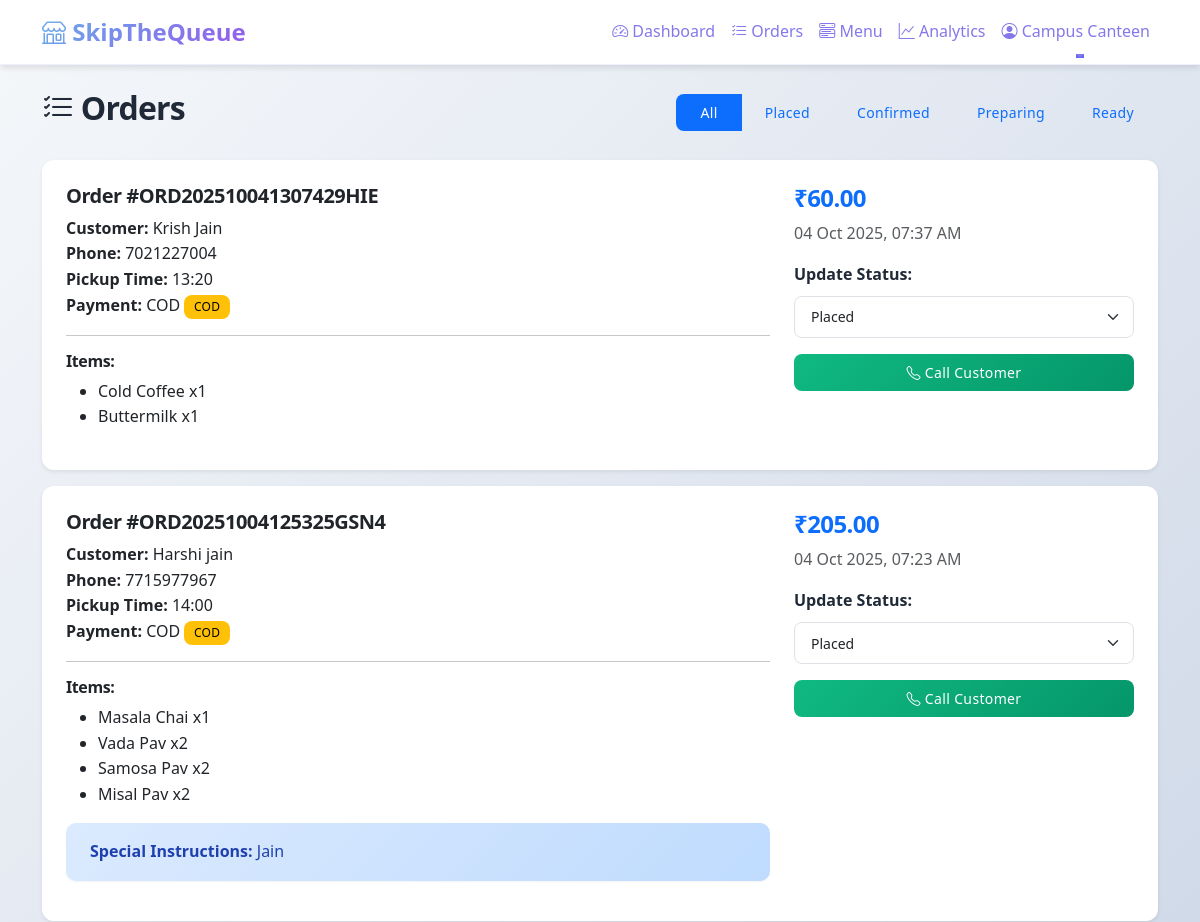
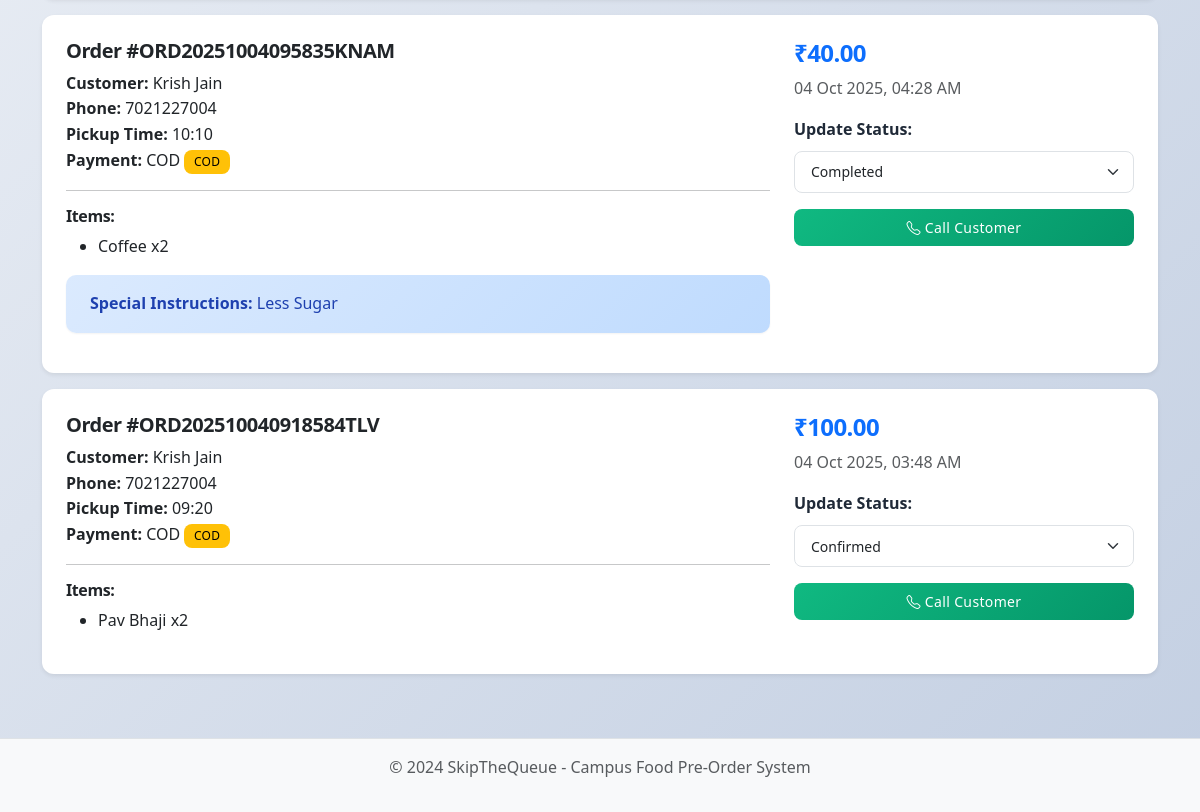
Before: /vendor/orders (signed in) with the older database file (2 pictures, top to bottom).
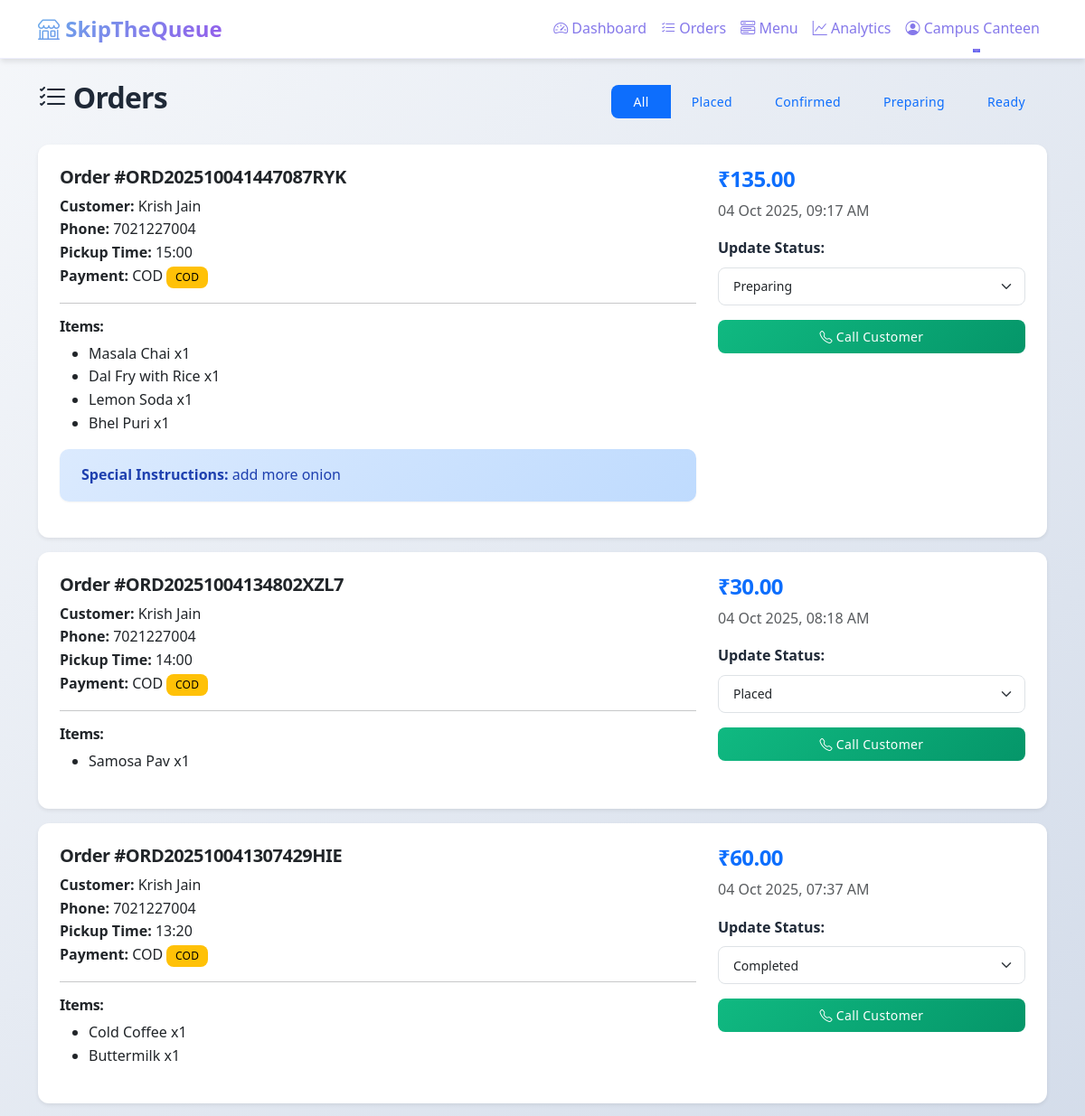
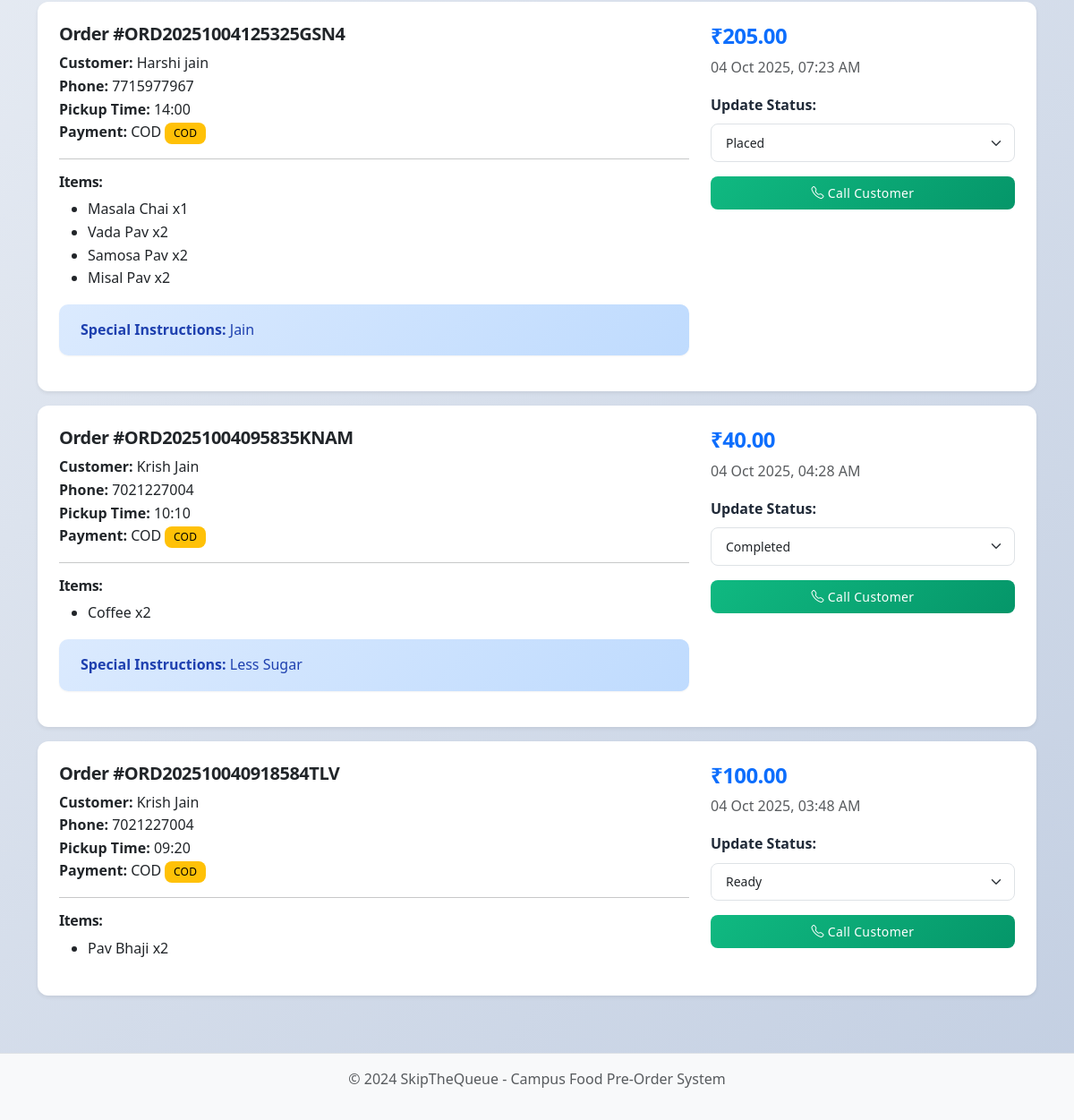
After: the same page with the newer database file (2 pictures, top to bottom).
### models.py (models this page shows, shortened)
class Order(db.Model):
    id = db.Column(db.Integer, primary_key=True)
    order_number = db.Column(db.String(20), unique=True, nullable=False)
    student_id = db.Column(db.Integer, db.ForeignKey('user.id'), nullable=False)
    vendor_id = db.Column(db.Integer, db.ForeignKey('user.id'), nullable=False)
    total_amount = db.Column(db.Float, nullable=False)
    payment_method = db.Column(db.String(20), nullable=False)  # 'online' or 'cod'
    payment_status = db.Column(db.String(20), default='pending')  # 'pending', 'paid', 'failed'
    order_status = db.Column(db.String(30), default='placed')  # 'placed', 'confirmed', 'preparing', 'ready', 'picked_up', 'cancelled'
    pickup_time = db.Column(db.String(10), nullable=False)
    special_instructions = db.Column(db.Text)
    qr_code_path = db.Column(db.String(200))
    razorpay_order_id = db.Column(db.String(100))
    razorpay_payment_id = db.Column(db.String(100))
    created_at = db.Column(db.DateTime, default=datetime.utcnow)
    updated_at = db.Column(db.DateTime, default=datetime.utcnow, onupdate=datetime.utcnow)
    picked_up_at = db.Column(db.DateTime)
    order_items = db.relationship('OrderItem', backref='order', lazy=True, cascade='all, delete-orphan')

class User(UserMixin, db.Model):
    id = db.Column(db.Integer, primary_key=True)
    email = db.Column(db.String(120), unique=True, nullable=False)
    password_hash = db.Column(db.String(255), nullable=False)
    full_name = db.Column(db.String(100), nullable=False)
    phone = db.Column(db.String(15), nullable=False)
    role = db.Column(db.String(20), default='student')  # 'student' or 'vendor'
    slot_config = db.Column(db.Text)  # JSON for vendor slot management
    created_at = db.Column(db.DateTime, default=datetime.utcnow)
    orders = db.relationship('Order', backref='customer', lazy=True, foreign_keys='Order.student_id')
    vendor_orders = db.relationship('Order', backref='vendor_user', lazy=True, foreign_keys='Order.vendor_id')
    menu_items = db.relationship('MenuItem', backref='vendor', lazy=True)

class OrderItem(db.Model):
    id = db.Column(db.Integer, primary_key=True)
    order_id = db.Column(db.Integer, db.ForeignKey('order.id'), nullable=False)
    menu_item_id = db.Column(db.Integer, db.ForeignKey('menu_item.id'), nullable=False)
    quantity = db.Column(db.Integer, nullable=False)
    price = db.Column(db.Float, nullable=False)
    created_at = db.Column(db.DateTime, default=datetime.utcnow)

class MenuItem(db.Model):
    id = db.Column(db.Integer, primary_key=True)
    name = db.Column(db.String(100), nullable=False)
    description = db.Column(db.String(300))
    price = db.Column(db.Float, nullable=False)
    category_id = db.Column(db.Integer, db.ForeignKey('category.id'), nullable=False)
    vendor_id = db.Column(db.Integer, db.ForeignKey('user.id'), nullable=False)
    is_available = db.Column(db.Boolean, default=True)
    stock_threshold = db.Column(db.Integer, default=10)  # Low stock alert threshold
    image_url = db.Column(db.String(200))
    created_at = db.Column(db.DateTime, default=datetime.utcnow)
    order_items = db.relationship('OrderItem', backref='menu_item', lazy=True)

### app.py (the view)
@app.route('/vendor/orders')
@login_required
@role_required('vendor')
def vendor_orders():
    status_filter = request.args.get('status', 'all')
    query = Order.query.filter_by(vendor_id=current_user.id)
    if status_filter != 'all':
        query = query.filter_by(order_status=status_filter)
    orders = query.order_by(Order.created_at.desc()).all()
    return render_template('vendor/orders.html', orders=orders, status_filter=status_filter)

### app.py (called while the page is built)
@login_manager.user_loader
def load_user(user_id):
    return User.query.get(int(user_id))

def role_required(role):
    def decorator(f):
        @wraps(f)
        def decorated_function(*args, **kwargs):
            if not current_user.is_authenticated or current_user.role != role:
                flash('Access denied. You do not have permission to view this page.', 'danger')
                return redirect(url_for('login'))
            return f(*args, **kwargs)
        return decorated_function
    return decorator

### templates/vendor/orders.html (shortened to what the changed rows need)
{% extends "base.html" %}
{% block content %}
<div class="d-flex justify-content-between align-items-center mb-4">
    <h2><i class="bi bi-list-check"></i> Orders</h2>
</div>
{% if orders %}
<div class="row">
    {% for order in orders %}
    <div class="col-12 mb-3">
        <div class="card shadow-sm">
            <div class="card-body">
                <div class="row">
                    <div class="col-md-8">
                        <h5>Order #{{ order.order_number }}</h5>
                        <p class="mb-1">
                            <strong>Customer:</strong> {{ order.customer.full_name }}<br>
                            <strong>Phone:</strong> {{ order.customer.phone }}<br>
                            <strong>Pickup Time:</strong> {{ order.pickup_time }}<br>
                            <strong>Payment:</strong> {{ order.payment_method|upper }}
                            {% if order.payment_status == 'paid' %}
                                <span class="badge bg-success">Paid</span>
                            {% elif order.payment_status == 'cod' %}
                                <span class="badge bg-warning">COD</span>
                            {% endif %}
                        </p>
                        <hr>
                        <h6>Items:</h6>
                        <ul>
                            {% for item in order.order_items %}
                            <li>{{ item.menu_item.name }} x{{ item.quantity }}</li>
                            {% endfor %}
                        </ul>
                        {% if order.special_instructions %}
                        <div class="alert alert-info">
                            <strong>Special Instructions:</strong> {{ order.special_instructions }}
                        </div>
                        {% endif %}
                    </div>
                    <div class="col-md-4">
                        <h4 class="text-primary">₹{{ "%.2f"|format(order.total_amount) }}</h4>
                        <p class="text-muted">{{ order.created_at.strftime('%d %b %Y, %I:%M %p') }}</p>
                        <div class="mb-3">
                            <label class="form-label">Update Status:</label>
                            <select class="form-select form-select-sm" onchange="updateStatus({{ order.id }}, this.value)">
                                <option value="placed" {{ 'selected' if order.order_status == 'placed' else '' }}>Placed</option>
                                <option value="confirmed" {{ 'selected' if order.order_status == 'confirmed' else '' }}>Confirmed</option>
                                <option value="preparing" {{ 'selected' if order.order_status == 'preparing' else '' }}>Preparing</option>
                                <option value="ready" {{ 'selected' if order.order_status == 'ready' else '' }}>Ready</option>
                                <option value="completed" {{ 'selected' if order.order_status == 'completed' else '' }}>Completed</option>
                            </select>
                        </div>
                        <a href="tel:{{ order.customer.phone }}" class="btn btn-sm btn-success w-100">
                            <i class="bi bi-telephone"></i> Call Customer
                        </a>
                    </div>
                </div>
            </div>
        </div>
    </div>
    {% endfor %}
</div>
{% else %}
<div class="text-center py-5">
    <i class="bi bi-inbox display-1 text-muted"></i>
    <h3 class="mt-3">No orders found</h3>
</div>
{% endif %}
{% endblock %}

Changed rows visible on the page:
added Order: order_number "ORD202510041447087RYK", customer.full_name "Krish Jain", customer.phone "7021227004", pickup_time "15:00", payment_method "COD", payment_status "COD", special_instructions "add more onion", total_amount "135.00", created_at "04 Oct 2025, 09:17 AM", id "Preparing"
added OrderItem: menu_item.name "Masala Chai", quantity "1", shown under "ORD202510041447087RYK"
added OrderItem: menu_item.name "Dal Fry with Rice", quantity "1", shown under "ORD202510041447087RYK"
added OrderItem: menu_item.name "Lemon Soda", quantity "1", shown under "ORD202510041447087RYK"
added OrderItem: menu_item.name "Bhel Puri", quantity "1", shown under "ORD202510041447087RYK"
added Order: order_number "ORD20251004134802XZL7", customer.full_name "Krish Jain", customer.phone "7021227004", pickup_time "14:00", payment_method "COD", payment_status "COD", total_amount "30.00", created_at "04 Oct 2025, 08:18 AM", id "Placed"
added OrderItem: menu_item.name "Samosa Pav", quantity "1", shown under "ORD20251004134802XZL7"
changed Order "ORD202510041307429HIE": id "Placed" → "Completed"
changed Order "ORD202510040918584TLV": id "Confirmed" → "Ready"
